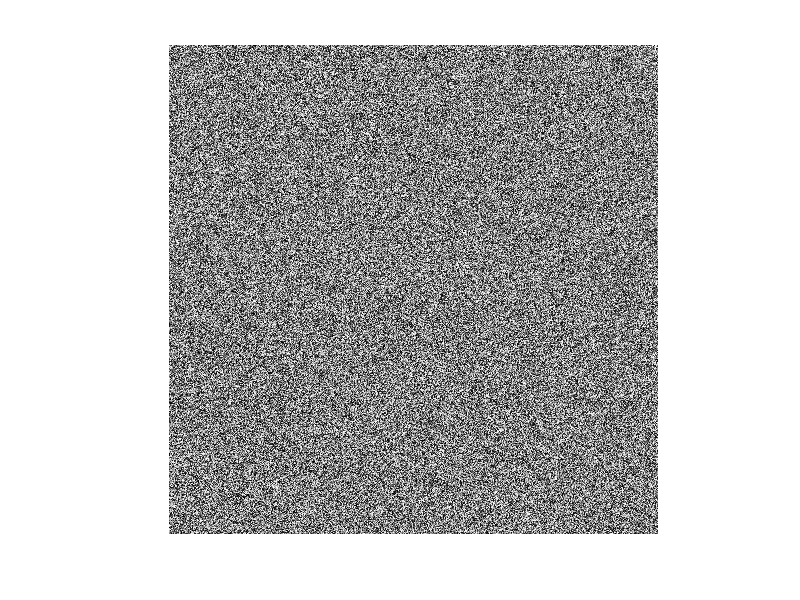

Here is the MATLAB script that generated this plot:
clc;clear;
f0 = figure;
% hAxes = axes();
imObj = rand(500,500);
imageHandle = imshow(imObj);
sigma0 = 0.5;
set(imageHandle,'ButtonDownFcn',{@Click_CallBack sigma0});
set(f0,'CloseRequestFcn',@Close_CallBack);
% process_plot()
% set(imageHandle,'ButtonDownFcn',{@ImageClickCallback,sigma0,gca});

% FIGDisp = 1;%loop until user happy with rectangle
% while FIGDisp==1
%     imObj = rand(500,500);
%     f = figure;
%     imshow(imObj);
%     k = waitforbuttonpress;
%     point1 = get(gca,'CurrentPoint');    % button down detected
%     close(f);
% end